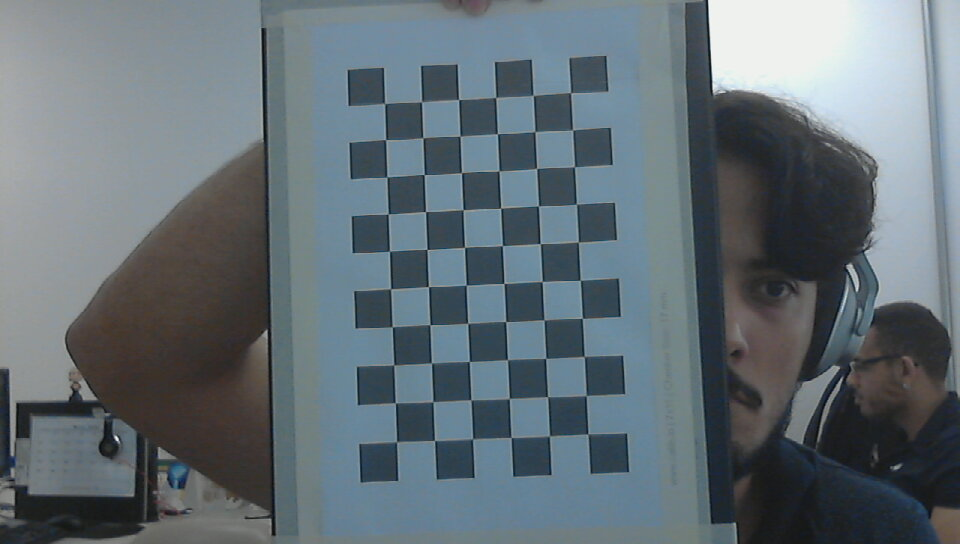
#> input picture qr_code/cam_calib/1.jpg, 960 x 544 px; its folder holds 5 pictures in this run; the run also reads 1 picture not shown here
$ python cam_calib.py
#> lines starting #> are read from the running program, lines starting #| are printed output that depends on the picture; after the words box and inside, x2 and y2 are one past the last pixel; in counts of white or black regions, pixels touching at a corner belong together
import numpy as np
import cv2
import glob

altura = 10
largura = 6

# termination criteria
criteria = (cv2.TERM_CRITERIA_EPS + cv2.TERM_CRITERIA_MAX_ITER, 60, 0.0001)

# prepare object points, like (0,0,0), (1,0,0), (2,0,0) ....,(6,5,0)
objp = np.zeros((altura*largura,3), np.float32)
objp[:,:2] = np.mgrid[0:altura,0:largura].T.reshape(-1,2)

# Arrays to store object points and image points from all the images.
objpoints = [] # 3d point in real world space
imgpoints = [] # 2d points in image plane.

images = glob.glob('*.jpg')

for fname in images:
    img = cv2.imread(fname)
#> img is the input picture: shape (544, 960, 3); mean B, G, R 117.8, 110.9, 99.5
    gray = cv2.cvtColor(img,cv2.COLOR_BGR2GRAY)
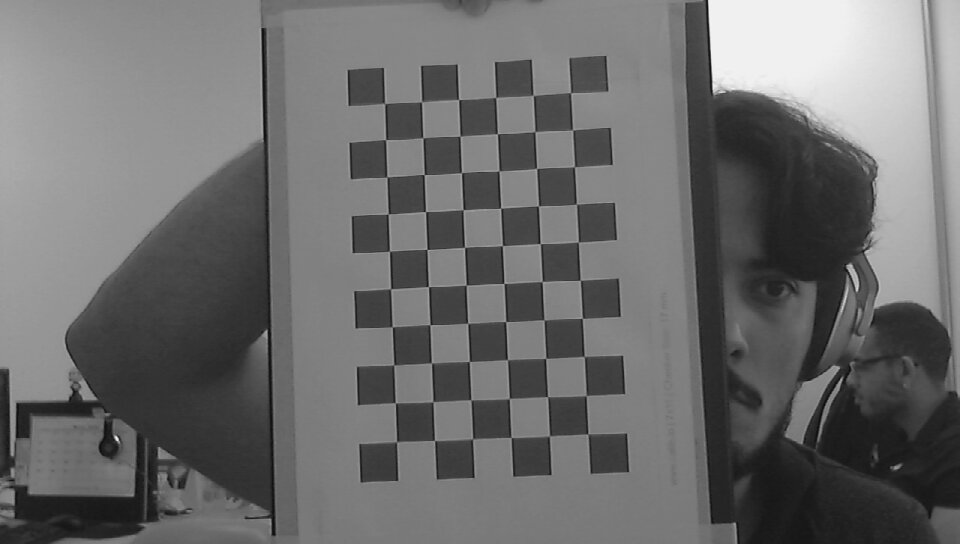
#> gray: shape (544, 960); min 9, max 246, mean 108.3

    # Find the chess board corners
    ret, corners = cv2.findChessboardCorners(gray, (altura,largura),None)
#> ret = True; corners = 60 rows, first 8: [570.5, 92.84], [572.6, 130], [574.2, 166.6], [576.3, 204], [578, 242], [580.3, 280.2], [582.2, 318], [583.9, 356.5]

    # If found, add object points, image points (after refining them)
    if ret == True:
        objpoints.append(objp)
        corners2 = cv2.cornerSubPix(gray,corners,(altura,largura),(-1,-1),criteria)
#> corners2 = 60 rows, first 8: [570.6, 92.64], [572.6, 130], [574.5, 166.8], [576.4, 204.2], [578.4, 242], [580.3, 280.4], [582.4, 318.4], [584.3, 356.4]
        imgpoints.append(corners2)
        # Draw and display the corners
        img = cv2.drawChessboardCorners(img, (altura,largura), corners2,ret)
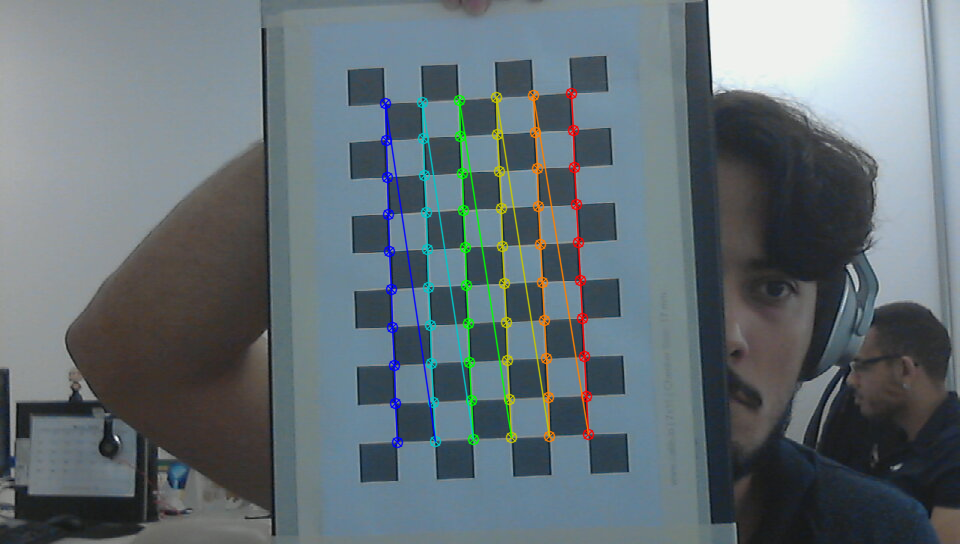
#> img: shape (544, 960, 3); 3.02% of pixels changed, all inside (x1, y1, x2, y2) = (379, 87, 595, 449)
        cv2.imshow('img',img)
        cv2.waitKey(1000)
    else:
        print("Nao Detectou")
#> pass 2 of the loop `for fname in images:`:
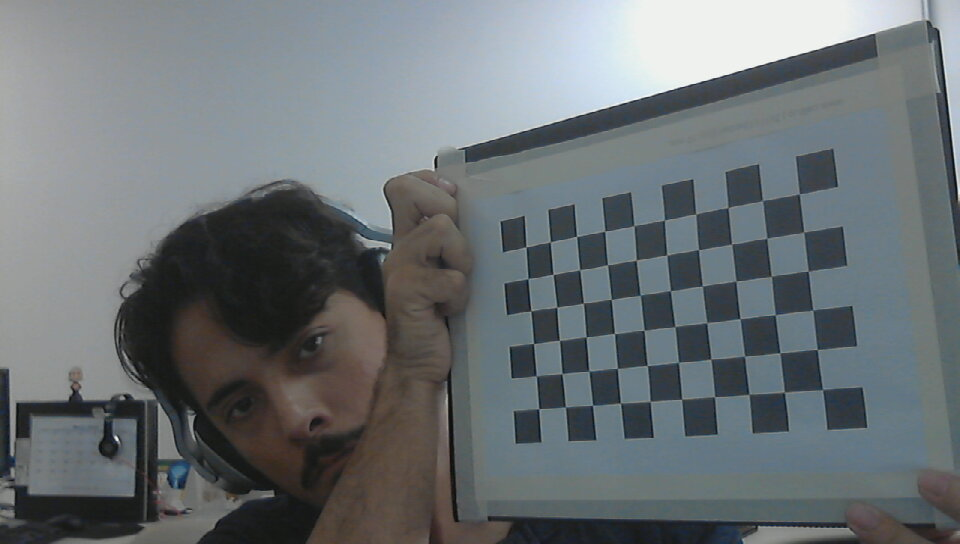
#> input picture qr_code/cam_calib/10.jpg, 960 x 544 px
#> img is the input picture: shape (544, 960, 3); mean B, G, R 115.9, 112.8, 106.5
#> corners = 60 rows, first 8: [525.9, 246.9], [550.2, 241.7], [576.6, 236.4], [604.7, 231.4], [633.7, 225.7], [664.4, 220.2], [695.7, 214.1], [728.1, 207.6]
#> corners2 = 60 rows, first 8: [525.8, 246.9], [550.4, 242], [576.5, 236.4], [604.7, 231.2], [633.9, 225.7], [664.5, 220.1], [695.7, 214], [727.8, 207.6]
#> `img = cv2.drawChessboardCorners(img, (altura,largura), corners2,ret)`:
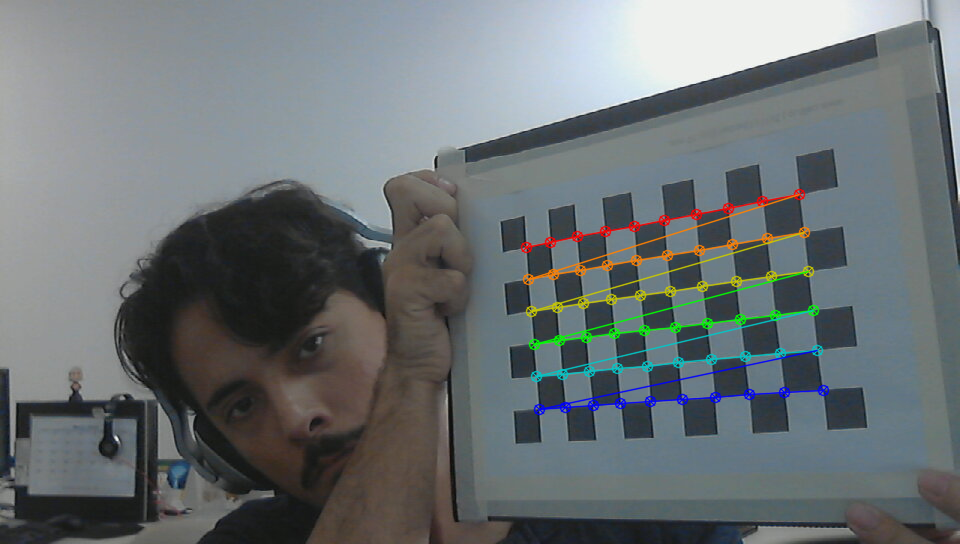
#> img: shape (544, 960, 3); 2.62% of pixels changed, all inside (x1, y1, x2, y2) = (520, 188, 830, 416)
#> pass 3 of the loop `for fname in images:`:
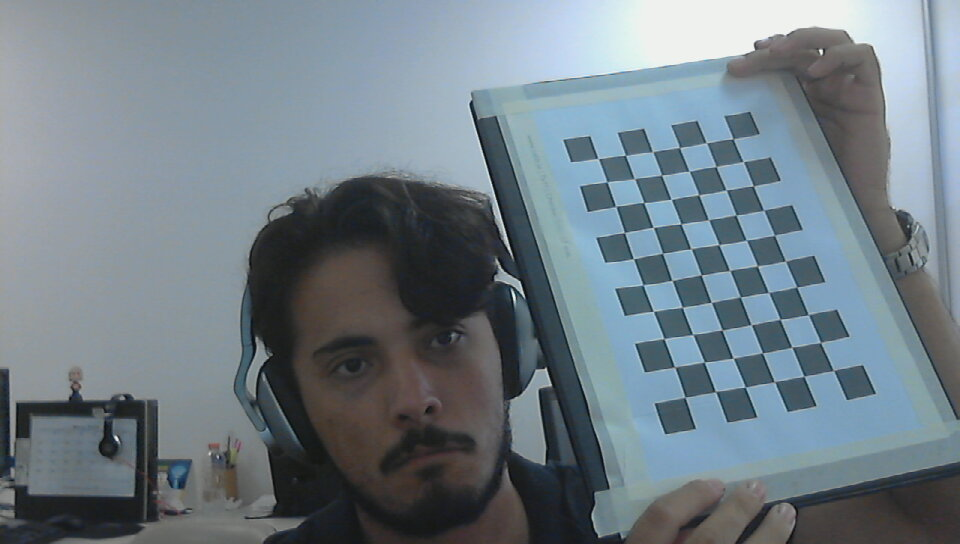
#> input picture qr_code/cam_calib/11.jpg, 960 x 544 px
#> img is the input picture: shape (544, 960, 3); mean B, G, R 133.7, 125.4, 112.7
#> `gray = cv2.cvtColor(img,cv2.COLOR_BGR2GRAY)`:
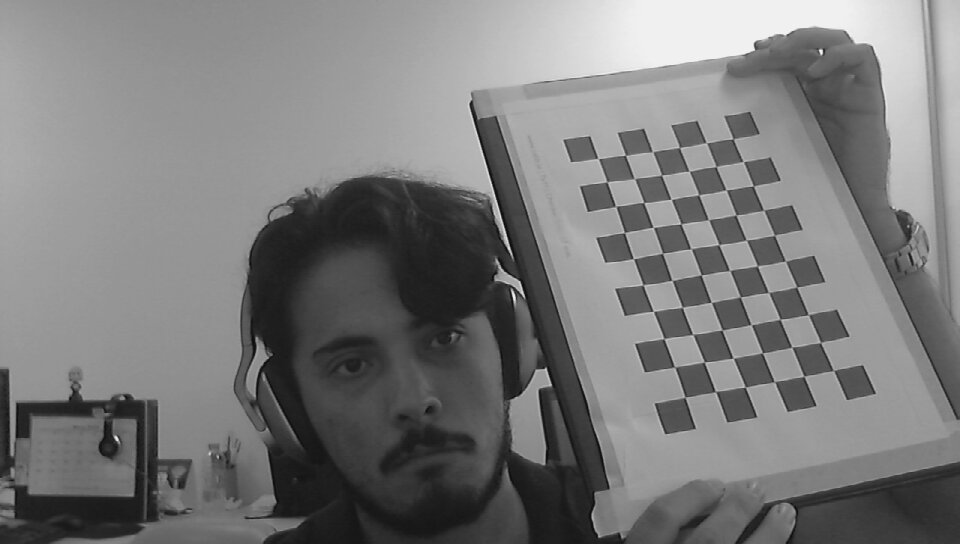
#> gray: shape (544, 960); min 6, max 253, mean 122.6
#> corners = 60 rows, first 8: [733.4, 138.8], [743.3, 161.6], [753.4, 186], [763.8, 210.3], [774.5, 235.4], [785.3, 261.1], [796.6, 286.9], [808.3, 314.7]
#> corners2 = 60 rows, first 8: [733, 138.9], [743.2, 161.6], [753.4, 185.9], [763.6, 210.3], [774.5, 235.3], [785.5, 261.2], [796.7, 286.9], [808.4, 314.8]
#> `img = cv2.drawChessboardCorners(img, (altura,largura), corners2,ret)`:
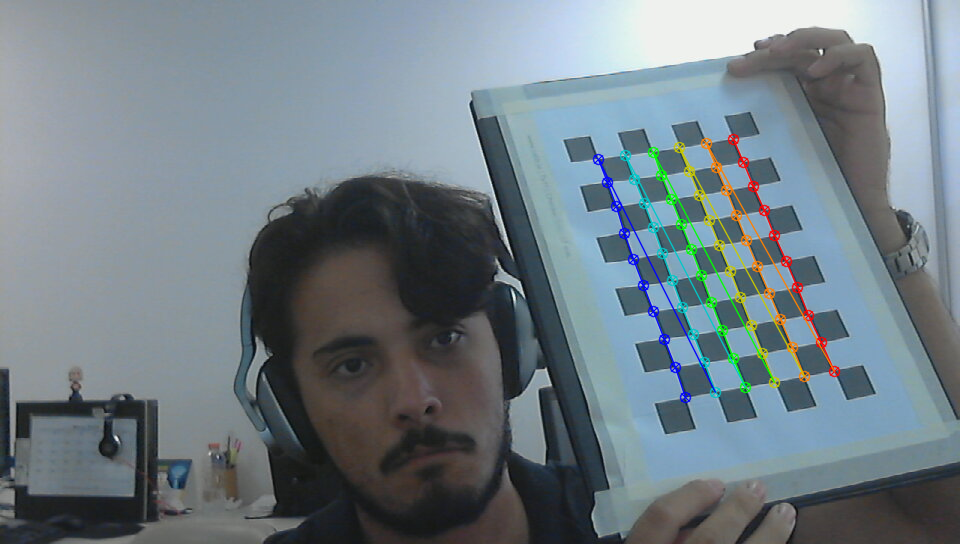
#> img: shape (544, 960, 3); 2.36% of pixels changed, all inside (x1, y1, x2, y2) = (592, 133, 841, 404)
#> the loop made 5 passes; the first 3 are shown

cv2.destroyAllWindows()
ret, mtx, dist, rvecs, tvecs = cv2.calibrateCamera(objpoints, imgpoints, gray.shape[::-1],None,None)

img = cv2.imread('11.jpg')
h,  w = img.shape[:2]
#> h = 544; w = 960
newcameramtx, roi=cv2.getOptimalNewCameraMatrix(mtx,dist,(w,h),1,(w,h))

# undistort
dst = cv2.undistort(img, mtx, dist, None, newcameramtx)
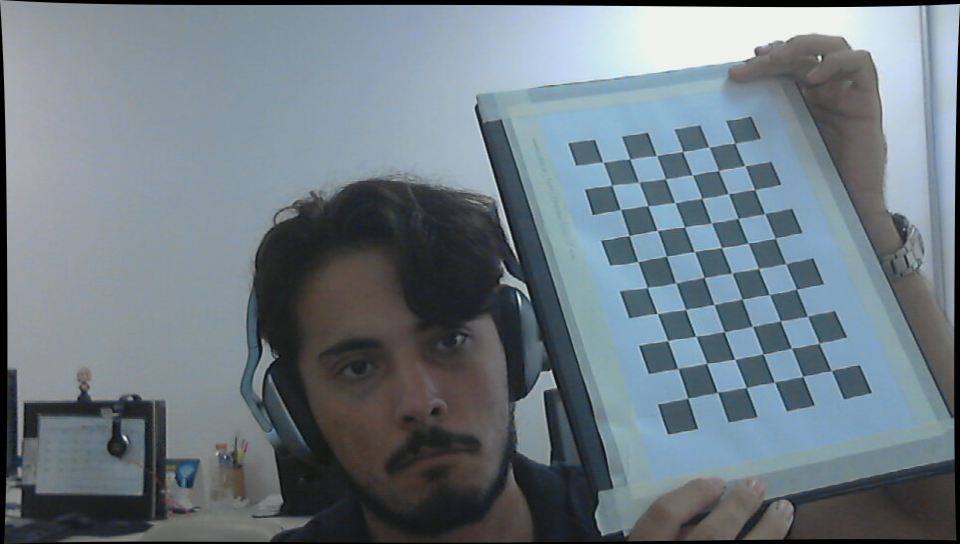
#> dst: shape (544, 960, 3); mean B, G, R 130.3, 122.3, 110

# crop the image
x,y,w,h = roi
dst = dst[y:y+h, x:x+w]
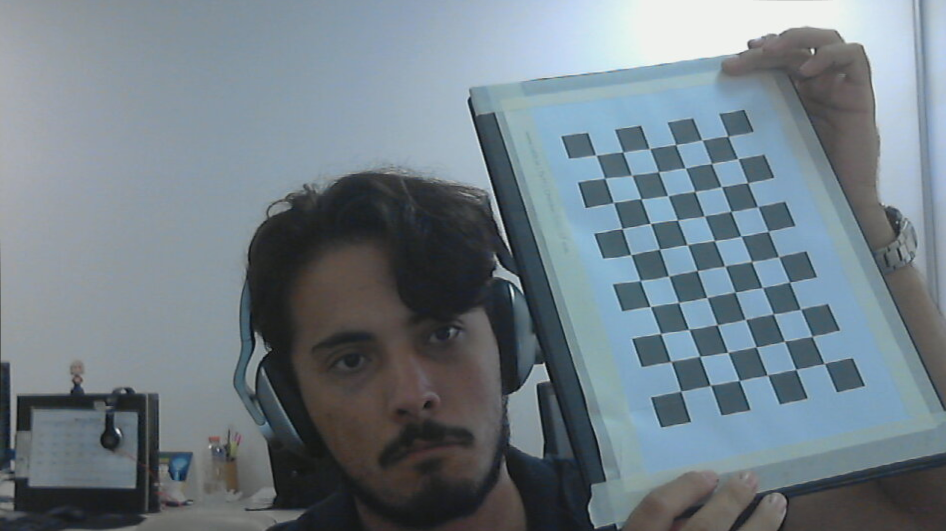
#> dst: shape (531, 946, 3); mean B, G, R 133.8, 125.5, 112.8
cv2.imshow('calibresult.png',dst)
cv2.waitKey(0)
cv2.destroyAllWindows()
